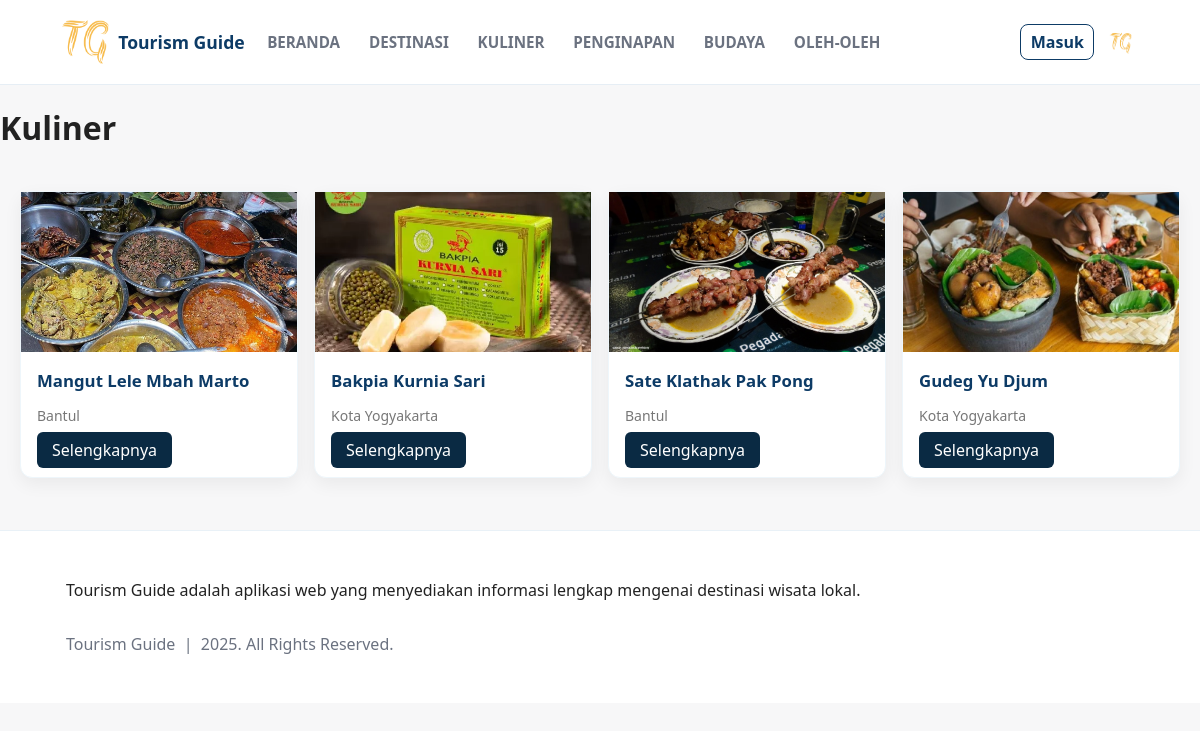
The page /apache/deploy/src/public/kategori.php?k=kuliner on the database its author committed.
### tables this page shows
CREATE TABLE `Kategori` (
  `id_kategori` int(11) NOT NULL,
  `nama_kategori` varchar(100) NOT NULL,
  `deskripsi_kategori` text DEFAULT NULL
);

CREATE TABLE `Wisata` (
  `id_wisata` int(11) NOT NULL,
  `nama_wisata` varchar(150) NOT NULL,
  `deskripsi` text DEFAULT NULL,
  `harga_tiket` decimal(10,2) DEFAULT NULL,
  `jam_operasional` varchar(100) DEFAULT NULL,
  `id_lokasi` int(11) DEFAULT NULL,
  `id_kategori` int(11) DEFAULT NULL,
  `gambar` varchar(255) DEFAULT 'default.jpg'
);

CREATE TABLE `Lokasi` (
  `id_lokasi` int(11) NOT NULL,
  `nama_daerah` varchar(100) NOT NULL,
  `alamat` varchar(255) DEFAULT NULL
);

### apache/deploy/src/includes/functions.php (called while the page is built, shortened)
<?php
function escape($s) {
    return htmlspecialchars($s, ENT_QUOTES|ENT_SUBSTITUTE, 'UTF-8');
}

### apache/deploy/src/public/kategori.php (the view, shortened to what this page needs)
<?php
require_once __DIR__ . '/../includes/functions.php';
require_once __DIR__ . '/../includes/db.php';
$kategori_map = [
    "destinasi" => 1,
    "kuliner"   => 2,
    "penginapan" => 3,
    "budaya"    => 4,
    "oleh-oleh" => 5
];
$q = trim($_GET['q'] ?? '');
$slug = $_GET['k'] ?? ($_GET['type'] ?? '');
$items = [];
$page_title = '';
if ($q !== '') {
    $rawTokens = preg_split('/\s+/', $q);
    $tokens = array_values(array_filter(array_map('trim', $rawTokens), function($t){ return $t !== ''; }));
    $params = [];
    $likes = [];
    foreach ($tokens as $i => $t) {
        $key = ':q' . $i;
        $likes[] = "w.nama_wisata LIKE $key";
        $params[$key] = '%' . $t . '%';
    }
    if (empty($likes)) {
        $likes[] = '1=1';
    }
    $where = 'WHERE (' . implode(' OR ', $likes) . ')';
    if (isset($kategori_map[$slug])) {
        $where .= ' AND w.id_kategori = :id_kat';
        $params[':id_kat'] = $kategori_map[$slug];
    }
    $stmt = $pdo->prepare("
        SELECT w.*, l.nama_daerah
        FROM Wisata w
        LEFT JOIN Lokasi l ON l.id_lokasi = w.id_lokasi
        $where
        ORDER BY w.id_wisata DESC
    ");
    $stmt->execute($params);
    $items = $stmt->fetchAll();
    $page_title = 'Hasil Pencarian';
    if (isset($kategori_map[$slug])) {
        $stmtCat = $pdo->prepare("SELECT nama_kategori FROM Kategori WHERE id_kategori = :id");
        $stmtCat->execute([':id' => $kategori_map[$slug]]);
        $kategori = $stmtCat->fetch();
        if ($kategori) {
            $page_title .= ' — ' . $kategori['nama_kategori'];
        }
    }
} else {
    $id_kategori = $kategori_map[$slug];
    $stmtCat = $pdo->prepare("SELECT nama_kategori FROM Kategori WHERE id_kategori = :id");
    $stmtCat->execute([':id' => $id_kategori]);
    $kategori = $stmtCat->fetch();
    $stmt = $pdo->prepare("
        SELECT w.*, l.nama_daerah
        FROM Wisata w
        LEFT JOIN Lokasi l ON l.id_lokasi = w.id_lokasi
        WHERE w.id_kategori = :id
        ORDER BY w.id_wisata DESC
    ");
    $stmt->execute([':id' => $id_kategori]);
    $items = $stmt->fetchAll();
    $page_title = $kategori['nama_kategori'];
}
include __DIR__ . '/components/header.php';
?>
<div class="page-header">
    <h1><?= escape($page_title) ?></h1>
</div>
<div class="card-grid">
    <?php foreach ($items as $w): ?>
        <div class="card">
            <img src="assets/img/<?= $w['gambar'] ?? 'wisata_default.jpg' ?>" alt="">
            <div class="card-body">
                <h3><?= escape($w['nama_wisata']) ?></h3>
                <p class="lokasi"><?= escape($w['nama_daerah']) ?></p>
                <a href="detail.php?id=<?= $w['id_wisata'] ?>" class="btn-selengkapnya">Selengkapnya</a>
            </div>
        </div>
    <?php endforeach; ?>
</div>
<?php include __DIR__ . '/components/footer.php'; ?>

### apache/deploy/src/public/components/header.php (shortened to what this page needs)
<link rel="stylesheet" href="assets/css/styles.css">
<header class="site-header">
  <div class="header-inner container">
    <div class="brand">
      <a href="index.php">
        <img src="assets/img/logo.png" alt="Tourism Guide" class="logo">
        <span class="brand-text">Tourism Guide</span>
      </a>
    </div>
    <nav class="main-nav" aria-label="Main navigation">
      <ul id="main-menu">
        <li><a href="index.php">BERANDA</a></li>
        <li><a href="kategori.php?k=destinasi">DESTINASI</a></li>
        <li><a href="kategori.php?k=kuliner">KULINER</a></li>
        <li><a href="kategori.php?k=penginapan">PENGINAPAN</a></li>
        <li><a href="kategori.php?k=budaya">BUDAYA</a></li>
        <li><a href="kategori.php?k=oleh-oleh">OLEH-OLEH</a></li>
      </ul>
    </nav>
    <div class="header-actions">
      <?php if (!empty($_SESSION['user_id'])): ?>
        <a class="btn btn-ghost" href="logout.php">Logout</a>
      <?php else: ?>
        <a class="btn btn-ghost" href="login.php">Masuk</a>
      <?php endif; ?>
      <a class="tg-icon" href="#"><img src="assets/img/tg-icon.png" alt="TG"></a>
    </div>
  </div>
</header>

### apache/deploy/src/public/components/footer.php (shortened to what this page needs)
<footer class="site-footer">
  <div class="container">
    <div class="footer-top">
      <div class="ft-brand">
        <p>Tourism Guide adalah aplikasi web yang menyediakan informasi lengkap mengenai destinasi wisata lokal.</p>
      </div>
    </div>
    <div class="footer-bottom">
      <p>Tourism Guide &nbsp;|&nbsp; 2025. All Rights Reserved.</p>
    </div>
  </div>
</footer>

### apache/deploy/src/public/assets/css/styles.css (style rules this page uses)
* { box-sizing:border-box; font-family:system-ui, Segoe UI, Roboto, Helvetica, Arial; }
a { color:inherit; text-decoration:none; }
.container { max-width:1100px; margin:0 auto; padding:0 1rem; }
.btn { display:inline-block; padding:.45rem .7rem; border-radius:8px; background:var(--brand); color:#fff; font-weight:600; }
.btn-ghost { border:1px solid var(--brand); padding:.35rem .6rem; border-radius:8px; color:var(--brand); background:transparent; }
.site-header { background:var(--surface); border-bottom:1px solid #e6eef5; position:sticky; top:0; padding:.5rem; z-index:40; }
.header-inner { display:flex; align-items:center; gap:1rem; padding:.75rem; position:relative; }
.brand a { display:flex; align-items:center; gap:.6rem; }
.logo { height:44px; }
.brand-text { font-weight:600; color:var(--brand); font-size:1.1rem; }
.main-nav ul { display:flex; gap:1rem; list-style:none; margin:0; padding:0; }
.main-nav a { padding:.5rem .4rem; color:var(--muted); font-weight:600; font-size:.95rem; }
.header-actions { margin-left:auto; display:flex; align-items:center; gap:.6rem; }
.tg-icon img { height:34px; }
.grid, .card-grid { display:grid; grid-template-columns:repeat(auto-fill, minmax(260px, 1fr)); gap:1rem; margin-top:1.25rem; padding:20px; }
.card { border-radius:12px; background:#fff; box-shadow:0 6px 18px rgba(0,0,0,0.06); border:1px solid #eef6fb; transition: transform 0.3s ease, box-shadow 0.3s ease; position: relative; cursor: pointer; }
.card img, .card .thumb { width:100%; height:160px; object-fit:cover; display:block; }
.card-body { position: relative; transition: transform 0.3s ease, box-shadow 0.3s ease; cursor: pointer; padding:1rem; }
.card h3 { margin:.1rem 0 .35rem; font-size:1.05rem; color:var(--brand); }
.card .lokasi { font-size:14px; color:#777; }
.btn-selengkapnya { padding:7px 15px; background:#0A2A43; color:#fff; border-radius:6px; transition:.3s; }
.site-footer { background:#fff; border-top:1px solid #e9f1f7; padding:2rem 0; margin-top:2rem; }
.footer-top { display:flex; gap:2rem; }
.footer-bottom { margin-top:1rem; color:var(--muted); }

### rows shown on the page
kategori: nama_kategori "Kuliner"
wisata: gambar (picture), nama_wisata "Mangut Lele Mbah Marto", id_lokasi.nama_daerah "Bantul"
wisata: gambar (picture), nama_wisata "Bakpia Kurnia Sari", id_lokasi.nama_daerah "Kota Yogyakarta"
wisata: gambar (picture), nama_wisata "Sate Klathak Pak Pong", id_lokasi.nama_daerah "Bantul"
wisata: gambar (picture), nama_wisata "Gudeg Yu Djum", id_lokasi.nama_daerah "Kota Yogyakarta"
